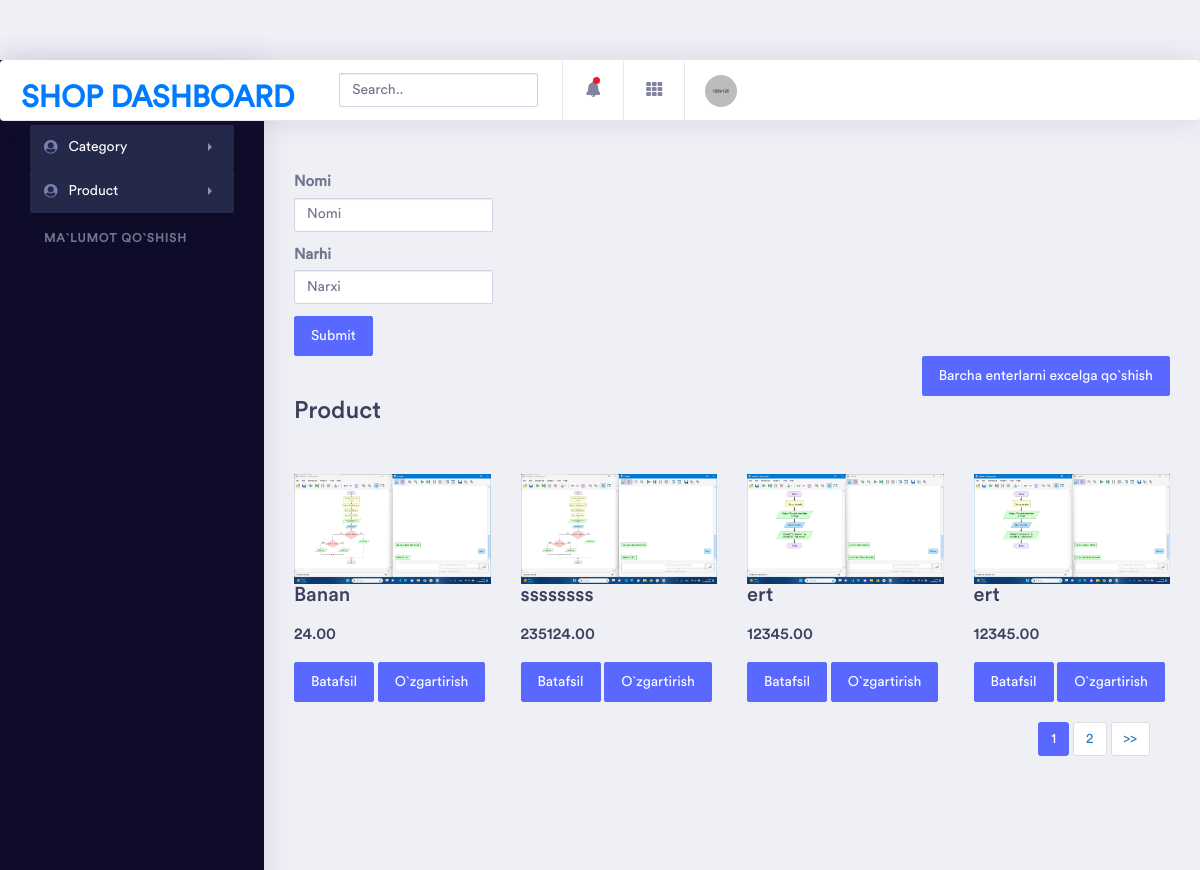
/dashboard/product_list, run on an earlier commit of the app's database.
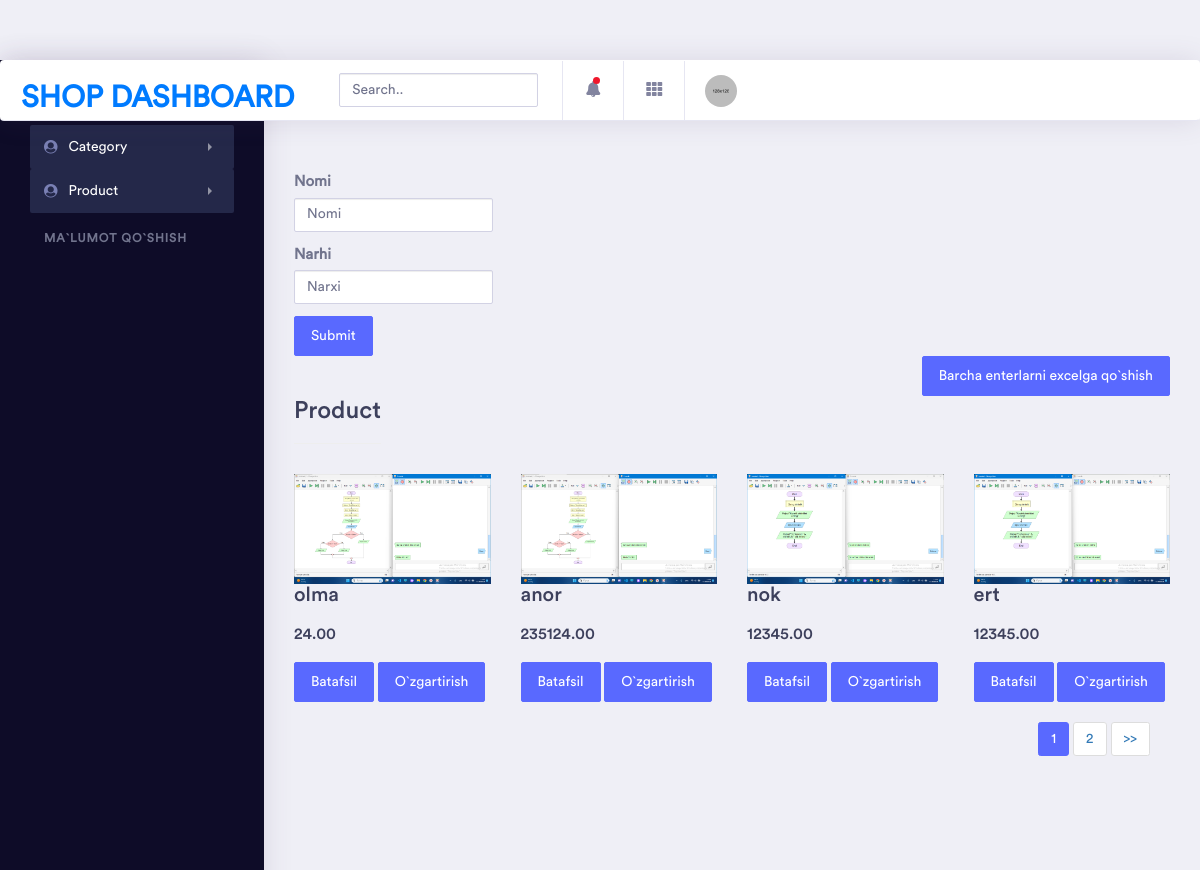
And on a later commit of the database.
### main/models.py (models this page shows, shortened)
class Product(models.Model):
    name = models.CharField(max_length=255)
    description = models.TextField()
    quantity = models.IntegerField()
    price = models.DecimalField(decimal_places=2, max_digits=10)
    currency = models.SmallIntegerField(
        choices=(
            (1,'Dollar'),
            (2, 'So`m')
            )
    )
    discount_price = models.DecimalField(
        decimal_places=2,
        max_digits=10,
        blank=True,
        null=True
        )
    baner_image = models.ImageField(upload_to='baner/')
    category = models.ForeignKey(Category, on_delete=models.SET_NULL, null=True)

### dashboard/views.py (the view)
# urls.py: path('product_list', views.product_list),
def product_list(request):
    result = search_with_fields(request)
    print(result)
    items = models.Product.objects.filter(**result)
    print(items)
    context = {'items': pagenator_page(items, 4, request)}
    return render(request, 'dashboard/product/index.html', context)

### dashboard/funcs.py (called while the page is built, shortened)
def search_with_fields(request):
    result = {}
    return result

def pagenator_page(list, num, request):
    paginator = Paginator(list, num)
    pages = request.GET.get('page')
    try:
        list = paginator.page(pages)
    except PageNotAnInteger:
        list = paginator.page(1)
    except EmptyPage:
        list = paginator.page(paginator.num_pages)
    return list

### dashboard/templates/dashboard/product/index.html (shortened to what this page needs)
{% extends 'dashboard/base.html' %}
{% load static %}
{% block css %}
<link href="{% static 'css/bootstrap.css' %}" rel="stylesheet" type="text/css" media="all" />
<link href="{% static 'css/style.css' %}" rel="stylesheet" type="text/css" media="all" />
{% endblock %}
        {% block content %}
        <div class="dashboard-wrapper">
            <div class="dashboard-ecommerce">
                <div class="container-fluid  dashboard-content">
                    <div class="row col-10">
                        <form method="get">
                            <div class="form-group">
                              <label for="exampleInputEmail1">Nomi</label>
                              <input type="text" class="form-control" placeholder="Nomi" name="name">
                            </div>
                            <div class="form-group">
                              <label for="exampleInputPassword1">Narhi</label>
                              <input type="number" class="form-control" placeholder="Narxi" name="price">
                            </div>
                            <button type="submit" class="btn btn-primary">Submit</button>
                          </form>
                    </div>
                    <div class="row">
                        <div class="col-xl-12 col-lg-12 col-md-12 col-sm-12 col-12 d-flex justify-content-between">
                            <div class="page-header">
                                <h2 class="pageheader-title">Product</h2>
                            </div>
                            <div class=""><a href="{% url 'dashboard:add_all_excel' %}" class="btn btn-primary">Barcha enterlarni excelga qo`shish</a></div>
                        </div>
                    </div>
                    <div class="row">
                        <div class="product-top">
                            <div class="product-one">
                                {% for product in items %}
                                <div class="col-md-3 product-left">
                                    <div class="product-main simpleCart_shelfItem">
                                        <img class="img-responsive zoom-img" src="{{product.baner_image.url}}" alt="" />
                                        <div class="product-bottom">
                                            <h3>{{product.name}}</h3>
                                            <h4><a class="item_add" href="#"></a> <span class=" item_price">{{product.price}}</span></h4>
                                        </div>
                                        <div class="">
                                            <a href="{% url 'dashboard:product_detail' product.id %}"><button class="btn btn-primary">Batafsil</button></a>
                                            <a href="{% url 'dashboard:prodect_update' product.id %}"><button class="btn btn-primary">O`zgartirish</button></a>
                                        </div>
                                    </div>
                                </div>
                                {% endfor %}
                                <div class="clearfix"></div>
                            </div>
                        </div>
                    </div>
                    <div class="col-12 text-right">
                        {% if items.paginator.num_pages > 1 %}
                            <nav aria-label="Page navigation example" class="text-end">
                                <ul class="pagination">
                                    {% for num in items.paginator.page_range %}
                                    {% if num == items.number %}
                                    <li class="page-item active"><a class="page-link" href="#">{{ num }}</a></li>
                                    {% elif num > items.number|add:'-3' and num < items.number|add:'3' %}
                                    <li class="page-item"><a class="page-link" href="?page={{ num }}">{{ num }}</a></li>
                                    {% endif %}
                                    {% endfor %}
                                    {% if items.has_next %}
                                    <li class="page-item page-next"><a class="page-link" href="?page={{ items.next_page_number }}">>></a></li>
                                    {% endif %}
                                </ul>
                            </nav>
                        {% endif %}
                    </div>
                </div>
            </div>
        </div>
        {% endblock %}

### dashboard/templates/dashboard/base.html (shortened to what this page needs)
{% load static %}
<!doctype html>
<html lang="en">
<head>
    <link rel="stylesheet" href="{% static 'assets/vendor/bootstrap/css/bootstrap.min.css' %}">
    <link href="{% static 'assets/vendor/fonts/circular-std/style.css' %}" rel="stylesheet">
    <link rel="stylesheet" href="{% static 'assets/libs/css/style.css' %}">
    <link rel="stylesheet" href="{% static 'assets/vendor/fonts/fontawesome/css/fontawesome-all.css' %}">
    <link rel="stylesheet" href="{% static 'assets/vendor/charts/chartist-bundle/chartist.css' %}">
    <link rel="stylesheet" href="{% static 'assets/vendor/charts/morris-bundle/morris.css' %}">
    <link rel="stylesheet" href="{% static 'assets/vendor/fonts/material-design-iconic-font/css/materialdesignicons.min.css' %}">
    <link rel="stylesheet" href="{% static 'assets/vendor/charts/c3charts/c3.css' %}">
    <link rel="stylesheet" href="{% static 'assets/vendor/fonts/flag-icon-css/flag-icon.min.css' %}">
    {% block css %}{% endblock %}
</head>
<body>
    <div class="dashboard-main-wrapper">
        <div class="dashboard-header">
            <nav class="navbar navbar-expand-lg bg-white fixed-top">
                <a class="navbar-brand" href="{% url 'dashboard:dashboard' %}">SHOP dashboard</a>
                <div class="collapse navbar-collapse " id="navbarSupportedContent">
                    <ul class="navbar-nav ml-auto navbar-right-top">
                        <li class="nav-item">
                            <div id="custom-search" class="top-search-bar">
                                <input class="form-control" type="text" placeholder="Search..">
                            </div>
                        </li>
                        <li class="nav-item dropdown notification">
                            <a class="nav-link nav-icons" href="#" id="navbarDropdownMenuLink1" data-toggle="dropdown" aria-haspopup="true" aria-expanded="false"><i class="fas fa-fw fa-bell"></i> <span class="indicator"></span></a>
                        </li>
                        <li class="nav-item dropdown connection">
                            <a class="nav-link" href="#" id="navbarDropdown" role="button" data-toggle="dropdown" aria-haspopup="true" aria-expanded="false"> <i class="fas fa-fw fa-th"></i> </a>
                        </li>
                        <li class="nav-item dropdown nav-user">
                            <a class="nav-link nav-user-img" href="#" id="navbarDropdownMenuLink2" data-toggle="dropdown" aria-haspopup="true" aria-expanded="false"><img src="{% static 'assets/images/avatar-1.jpg' %}" alt="" class="user-avatar-md rounded-circle"></a>
                        </li>
                    </ul>
                </div>
            </nav>
        </div>
        <div class="nav-left-sidebar sidebar-dark">
            <div class="menu-list">
                <nav class="navbar navbar-expand-lg navbar-light">
                    <div class="collapse navbar-collapse" id="navbarNav">
                        <ul class="navbar-nav flex-column">
                            <li class="nav-divider">
                            </li>
                            <li class="nav-item ">
                                <a class="nav-link active" href="#" data-toggle="collapse" aria-expanded="false" data-target="#submenu-1" aria-controls="submenu-1"><i class="fa fa-fw fa-user-circle"></i>Category <span class="badge badge-success">6</span></a>
                            </li>
                            <li class="nav-item ">
                                <a class="nav-link active" href="#" data-toggle="collapse" aria-expanded="false" data-target="#submenu-2" aria-controls="submenu-2"><i class="fa fa-fw fa-user-circle"></i>Product <span class="badge badge-success">6</span></a>
                            </li>
                            <li class="nav-divider">
                                <a href="{% url 'dashboard:excel' %}">Ma`lumot qo`shish</a>
                            </li>
                        </ul>
                    </div>
                </nav>
            </div>
        </div>
        {% block content %}
        {% endblock %}
    </div>
</body>
</html>

What changed in the data, as far as the page shows it:
changed Product: name "Banan" → "olma"
changed Product: name "ssssssss" → "anor"
changed Product: name "ert" → "nok"
